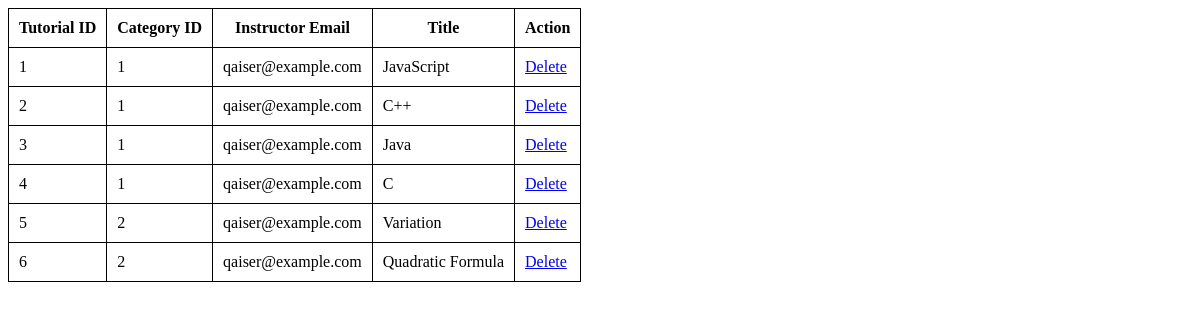
The page /Views/tutorialTable.php (signed in) on the database as committed earlier.
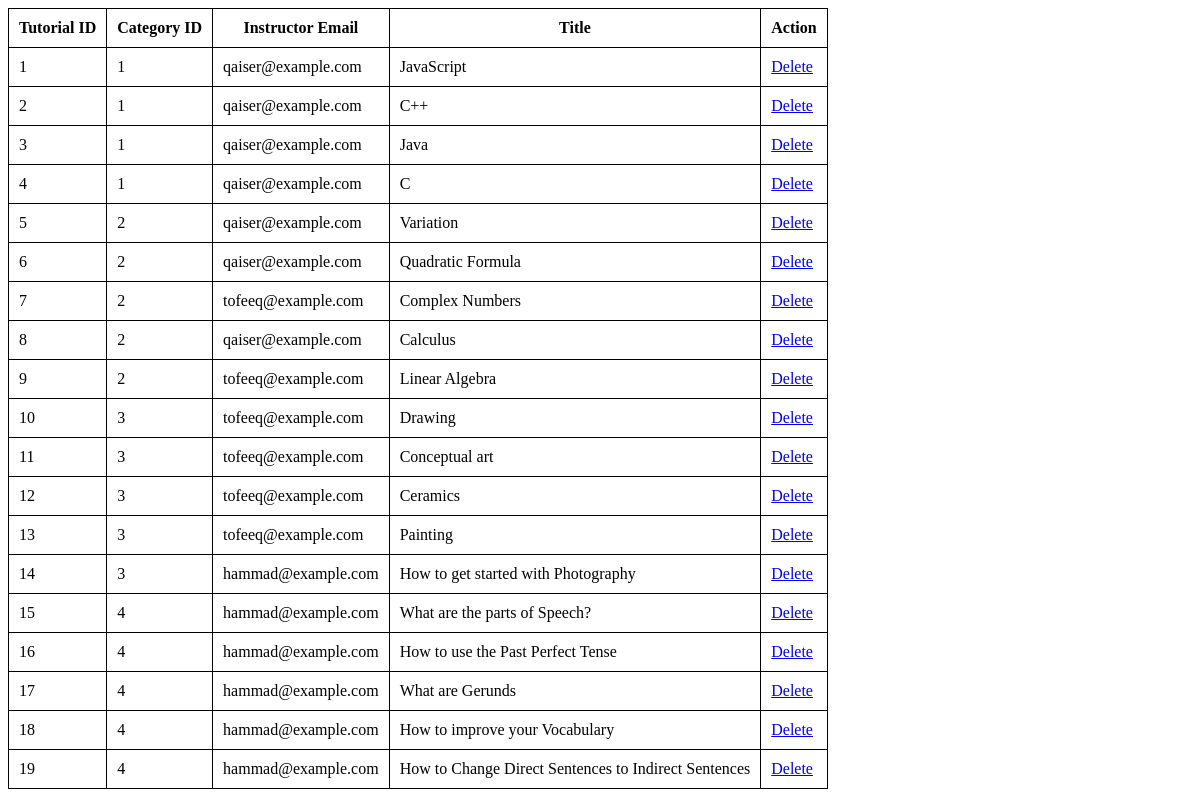
The same page on the database as committed later.
### tables this page shows
CREATE TABLE `tutorial` ( `id` INT NOT NULL AUTO_INCREMENT , `category_id` INT NOT NULL , `instructor` VARCHAR(100) NOT NULL , `title` VARCHAR(100) NOT NULL , `description` VARCHAR(1000) NOT NULL , `video` VARCHAR(100) NULL , PRIMARY KEY (`id`));

### Models/TutorialModel.php (called while the page is built, shortened)
<?php
	require_once "DBconfig.php";
	function getTutorialTable(){
		global $database_connection;
		$sql_query         = "SELECT * FROM tutorial";
		$sql_query_execute = mysqli_query($database_connection, $sql_query);
		return $sql_query_execute;
	}
?>

### Views/tutorialTable.php (the view, shortened to what this page needs)
<?php
    require_once "../Models/TutorialModel.php";
    $tutorial_table = getTutorialTable();
?>
<!DOCTYPE html>
<html>
<head>
</head>
<body>
	<table>
		<tr>
			<th>Tutorial ID</th>
			<th>Category ID</th>
			<th>Instructor Email</th>
			<th>Title</th>
			<th>Action</th>
		</tr>
		<?php while($row = mysqli_fetch_assoc($tutorial_table)){ ?>
		<tr>
			<td><?php echo $row["id"] ?></td>
			<td><?php echo $row["category_id"] ?></td>
			<td><?php echo $row["instructor"] ?></td>
			<td><?php echo $row["title"] ?></td>
			<td><a href="#">Delete</a></td>
		</tr>
		<?php } ?>
	</table>
</body>
</html>

### Views/tutorialTable.php (style rules this page uses)
table, td, th { border: 1px solid black; border-collapse: collapse; padding: 10px; }

Rows that differ between the two databases and show on the page:
added tutorial: id "7", category "2", instructor "tofeeq@example.com", title "Complex Numbers"
added tutorial: id "8", category "2", instructor "qaiser@example.com", title "Calculus"
added tutorial: id "9", category "2", instructor "tofeeq@example.com", title "Linear Algebra"
added tutorial: id "10", category "3", instructor "tofeeq@example.com", title "Drawing"
added tutorial: id "11", category "3", instructor "tofeeq@example.com", title "Conceptual art"
added tutorial: id "12", category "3", instructor "tofeeq@example.com", title "Ceramics"
added tutorial: id "13", category "3", instructor "tofeeq@example.com", title "Painting"
added tutorial: id "14", category "3", instructor "hammad@example.com", title "How to get started with Photography"
added tutorial: id "15", category "4", instructor "hammad@example.com", title "What are the parts of Speech?"
added tutorial: id "16", category "4", instructor "hammad@example.com", title "How to use the Past Perfect Tense"
added tutorial: id "17", category "4", instructor "hammad@example.com", title "What are Gerunds"
added tutorial: id "18", category "4", instructor "hammad@example.com", title "How to improve your Vocabulary"
added tutorial: id "19", category "4", instructor "hammad@example.com", title "How to Change Direct Sentences to Indirect Sentences"
